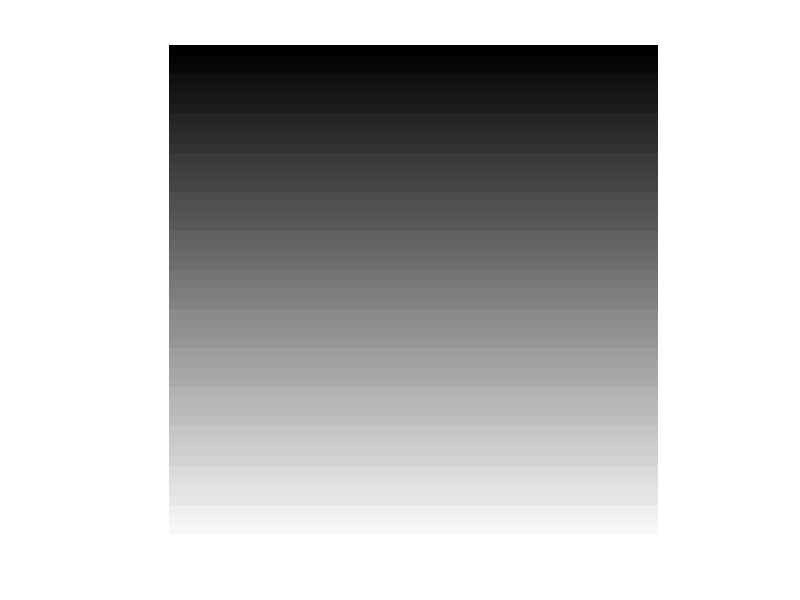

Write MATLAB code to recreate this figure.
clc;
close all;
clear all;
temp = zeros(500, 500);
color=1;
for i=1:500
    
    for j=1:500
      temp(i,j)=color;
       
       
    end
   if mod(i,10)==0
          color=color+5;
       end
end
temp = uint8(temp);
imshow(temp);
